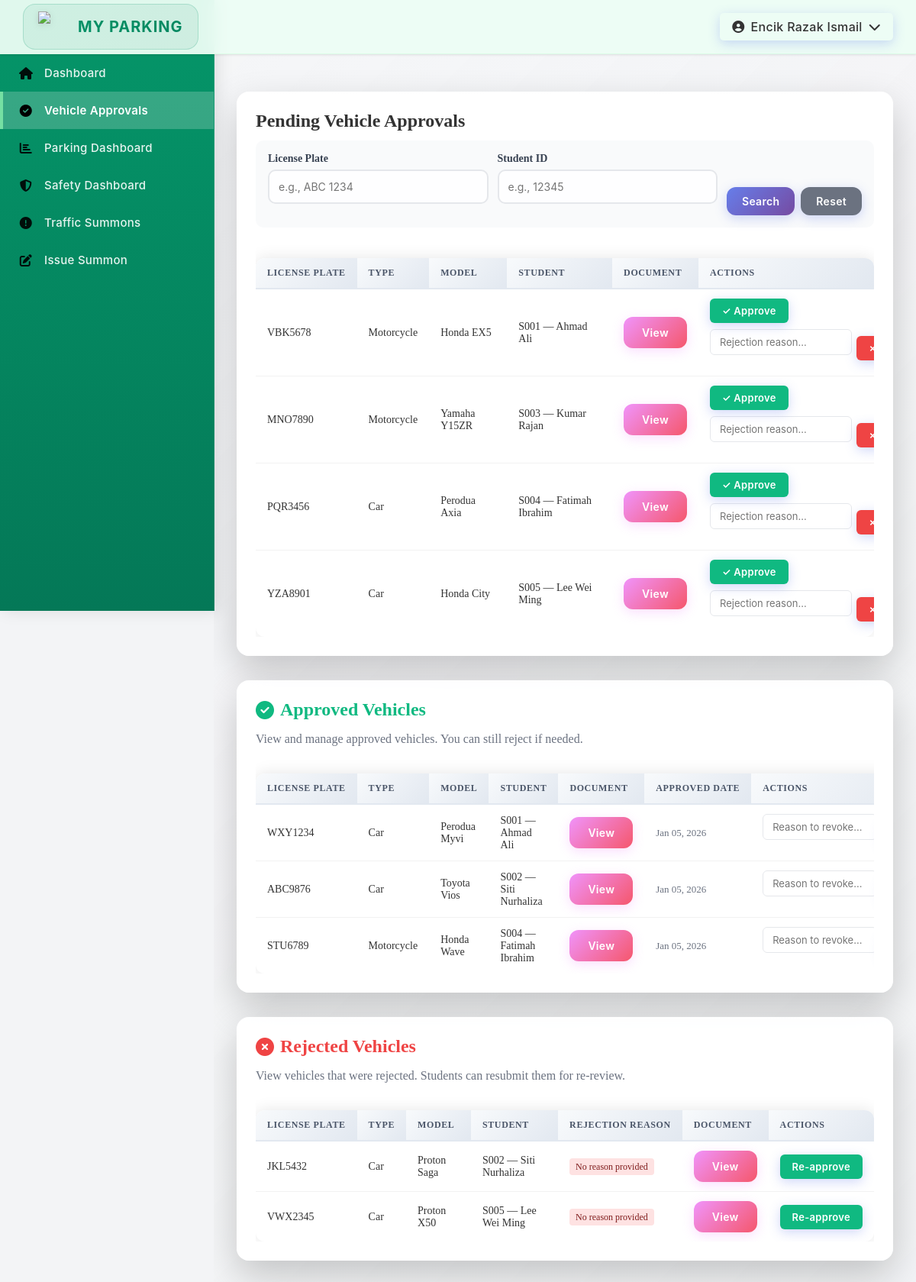
The app's page /module01/safety/vehicle-approvals.php (signed in) with its own data.
### tables this page shows
CREATE TABLE Vehicle (
    vehicle_ID INT PRIMARY KEY AUTO_INCREMENT,
    user_ID VARCHAR(10) NOT NULL,
    vehicle_type VARCHAR(30) NOT NULL,
    vehicle_model VARCHAR(50) NULL,
    license_plate VARCHAR(15) NOT NULL,
    grant_document LONGBLOB NULL,
    grant_status VARCHAR(20) NOT NULL,
    created_at DATETIME NOT NULL DEFAULT CURRENT_TIMESTAMP,
    FOREIGN KEY (user_ID) REFERENCES User(user_ID) ON DELETE CASCADE ON UPDATE CASCADE
);

CREATE TABLE User (
    user_ID VARCHAR(10) PRIMARY KEY,
    username VARCHAR(20) NOT NULL,
    email VARCHAR(50) NOT NULL,
    phone_number VARCHAR(20) NULL,
    password VARCHAR(255) NOT NULL,
    user_type VARCHAR(20) NOT NULL,
    created_at DATETIME NOT NULL DEFAULT CURRENT_TIMESTAMP,
    updated_at DATETIME NOT NULL DEFAULT CURRENT_TIMESTAMP ON UPDATE CURRENT_TIMESTAMP
);

### database/db_config.php (called while the page is built, shortened)
<?php
function getDB() {
    try {
        $dsn = "mysql:host=" . DB_HOST . ";dbname=" . DB_NAME . ";charset=utf8mb4";
        $pdo = new PDO($dsn, DB_USER, DB_PASS);
        $pdo->setAttribute(PDO::ATTR_ERRMODE, PDO::ERRMODE_EXCEPTION);
        $pdo->setAttribute(PDO::ATTR_DEFAULT_FETCH_MODE, PDO::FETCH_ASSOC);
        return $pdo;
    } catch(PDOException $e) {
        die("Connection failed: " . $e->getMessage());
    }
}
function getPendingVehicles(array $filters = []) {
    $db = getDB();
    $sql = "SELECT v.*, u.username, u.user_ID AS owner_id, u.email
            FROM Vehicle v
            JOIN User u ON v.user_ID = u.user_ID
            WHERE v.grant_status = 'Pending'";
    $params = [];
    $sql .= " ORDER BY v.created_at DESC";
    $stmt = $db->prepare($sql);
    $stmt->execute($params);
    return $stmt->fetchAll();
}
?>

### module01/auth.php (called while the page is built, shortened)
<?php
function appUrl($path) {
    return APP_BASE_PATH . '/module01' . $path;
}
?>

### module01/safety/vehicle-approvals.php (the view, shortened to what this page needs)
<?php
require_once __DIR__ . '/../auth.php';
require_once __DIR__ . '/../../layout.php';
require_once __DIR__ . '/../../database/db_config.php';
$licenseFilter = trim($_GET['license_plate'] ?? '');
$userFilter = trim($_GET['user_ID'] ?? '');
$pendingVehicles = getPendingVehicles([
    'license_plate' => $licenseFilter ?: null,
    'user_ID' => $userFilter ?: null,
]);
$db = getDB();
$approvedQuery = $db->prepare("
    SELECT v.*, u.username, u.user_ID as owner_id
    FROM Vehicle v
    JOIN User u ON v.user_ID = u.user_ID
    WHERE v.grant_status = 'Approved'
    ORDER BY v.created_at DESC
");
$approvedQuery->execute();
$approvedVehicles = $approvedQuery->fetchAll();
$rejectedQuery = $db->prepare("
    SELECT v.*, u.username, u.user_ID as owner_id
    FROM Vehicle v
    JOIN User u ON v.user_ID = u.user_ID
    WHERE v.grant_status = 'Rejected'
    ORDER BY v.created_at DESC
");
$rejectedQuery->execute();
$rejectedVehicles = $rejectedQuery->fetchAll();
?>
<div class="card">
    <h2>Pending Vehicle Approvals</h2>
    <div style="background: #f9fafb; padding: 16px; border-radius: 10px; margin-bottom: 20px;">
        <form method="GET" action="<?php echo htmlspecialchars($_SERVER['PHP_SELF']); ?>" style="display: grid; grid-template-columns: 1fr 1fr auto; gap: 12px; align-items: flex-end;">
            <div>
                <label style="display: block; font-weight: 600; margin-bottom: 6px; font-size: 14px;">License Plate</label>
                <input type="text" name="license_plate" value="<?php echo htmlspecialchars($licenseFilter); ?>" placeholder="e.g., ABC 1234" style="width: 100%;">
            </div>
            <div>
                <label style="display: block; font-weight: 600; margin-bottom: 6px; font-size: 14px;">Student ID</label>
                <input type="text" name="user_ID" value="<?php echo htmlspecialchars($userFilter); ?>" placeholder="e.g., 12345" style="width: 100%;">
            </div>
            <div style="display: flex; gap: 8px;">
                <button type="submit" class="btn" style="padding: 10px 20px;">Search</button>
                <a href="<?php echo htmlspecialchars($_SERVER['PHP_SELF']); ?>" class="btn" style="padding: 10px 20px; background: #6b7280; text-decoration: none; display: flex; align-items: center;">Reset</a>
            </div>
        </form>
    </div>
    <div style="overflow-x:auto;">
        <table>
            <thead>
                <tr>
                    <th>License Plate</th>
                    <th>Type</th>
                    <th>Model</th>
                    <th>Student</th>
                    <th>Document</th>
                    <th>Actions</th>
                </tr>
            </thead>
            <tbody>
                <?php foreach ($pendingVehicles as $vehicle): ?>
                    <tr>
                        <td><?php echo htmlspecialchars($vehicle['license_plate']); ?></td>
                        <td><?php echo htmlspecialchars($vehicle['vehicle_type']); ?></td>
                        <td><?php echo htmlspecialchars($vehicle['vehicle_model']); ?></td>
                        <td><?php echo htmlspecialchars($vehicle['owner_id'] . ' — ' . $vehicle['username']); ?></td>
                        <td>
                            <?php if ($vehicle['grant_document']): ?>
                                <a class="btn secondary" href="<?php echo appUrl('/safety/view_grant.php?vehicle_id=' . $vehicle['vehicle_ID']); ?>" target="_blank">View</a>
                            <?php else: ?>
                                <span class="badge pending">Missing</span>
                            <?php endif; ?>
                        </td>
                        <td>
                            <div style="display: flex; gap: 8px; flex-wrap: wrap; align-items: center;">
                                <form method="POST" action="<?php echo htmlspecialchars($_SERVER['PHP_SELF']); ?>" style="flex-shrink: 0; margin: 0;">
                                    <button type="submit" style="padding: 8px 16px; background: #10b981; color: white; border: none; border-radius: 6px; cursor: pointer; font-weight: 600; transition: all 0.2s; white-space: nowrap; font-size: 13px;">✓ Approve</button>
                                </form>
                                <form method="POST" action="<?php echo htmlspecialchars($_SERVER['PHP_SELF']); ?>" style="display: flex; gap: 6px; align-items: center; flex: 1; min-width: 280px; margin: 0;">
                                    <input type="text" name="rejection_reason" placeholder="Rejection reason..." required style="flex: 1; padding: 8px 12px; border: 1px solid #e5e7eb; border-radius: 6px; font-size: 13px; background: white;">
                                    <button type="submit" style="padding: 8px 16px; background: #ef4444; color: white; border: none; border-radius: 6px; cursor: pointer; font-weight: 600; transition: all 0.2s; white-space: nowrap; font-size: 13px;">✗ Reject</button>
                                </form>
                            </div>
                        </td>
                    </tr>
                <?php endforeach; ?>
            </tbody>
        </table>
    </div>
</div>
<div class="card" style="margin-top: 32px;">
    <h2 style="color: #10b981; display: flex; align-items: center; gap: 8px;">
        <i class="fas fa-check-circle"></i> Approved Vehicles
    </h2>
    <p style="color: #6b7280; margin-bottom: 16px;">View and manage approved vehicles. You can still reject if needed.</p>
    <?php if (empty($approvedVehicles)): ?>
        <div style="text-align: center; padding: 40px; color: #6b7280;">
            <i class="fas fa-inbox" style="font-size: 32px; margin-bottom: 12px; opacity: 0.5;"></i>
            <p>No approved vehicles yet.</p>
        </div>
    <?php else: ?>
        <div style="overflow-x:auto;">
            <table>
                <thead>
                    <tr>
                        <th>License Plate</th>
                        <th>Type</th>
                        <th>Model</th>
                        <th>Student</th>
                        <th>Document</th>
                        <th>Approved Date</th>
                        <th>Actions</th>
                    </tr>
                </thead>
                <tbody>
                    <?php foreach ($approvedVehicles as $vehicle): ?>
                        <tr>
                            <td><?php echo htmlspecialchars($vehicle['license_plate']); ?></td>
                            <td><?php echo htmlspecialchars($vehicle['vehicle_type']); ?></td>
                            <td><?php echo htmlspecialchars($vehicle['vehicle_model']); ?></td>
                            <td><?php echo htmlspecialchars($vehicle['owner_id'] . ' — ' . $vehicle['username']); ?></td>
                            <td>
                                <?php if ($vehicle['grant_document']): ?>
                                    <a class="btn secondary" href="<?php echo appUrl('/safety/view_grant.php?vehicle_id=' . $vehicle['vehicle_ID']); ?>" target="_blank">View</a>
                                <?php else: ?>
                                    <span class="badge pending">Missing</span>
                                <?php endif; ?>
                            </td>
                            <td>
                                <span style="color: #6b7280; font-size: 13px;">
                                    <?php echo date('M d, Y', strtotime($vehicle['created_at'])); ?>
                                </span>
                            </td>
                            <td>
                                <form method="POST" action="<?php echo htmlspecialchars($_SERVER['PHP_SELF']); ?>" style="display: flex; gap: 6px; align-items: center; margin: 0;">
                                    <input type="text" name="rejection_reason" placeholder="Reason to revoke..." required style="padding: 8px 12px; border: 1px solid #e5e7eb; border-radius: 6px; font-size: 13px; background: white; flex: 1; min-width: 150px;">
                                </form>
                            </td>
                        </tr>
                    <?php endforeach; ?>
                </tbody>
            </table>
        </div>
    <?php endif; ?>
</div>
<div class="card" style="margin-top: 32px;">
    <h2 style="color: #ef4444; display: flex; align-items: center; gap: 8px;">
        <i class="fas fa-times-circle"></i> Rejected Vehicles
    </h2>
    <p style="color: #6b7280; margin-bottom: 16px;">View vehicles that were rejected. Students can resubmit them for re-review.</p>
    <?php if (empty($rejectedVehicles)): ?>
        <div style="text-align: center; padding: 40px; color: #6b7280;">
            <i class="fas fa-inbox" style="font-size: 32px; margin-bottom: 12px; opacity: 0.5;"></i>
            <p>No rejected vehicles.</p>
        </div>
    <?php else: ?>
        <div style="overflow-x:auto;">
            <table>
                <thead>
                    <tr>
                        <th>License Plate</th>
                        <th>Type</th>
                        <th>Model</th>
                        <th>Student</th>
                        <th>Rejection Reason</th>
                        <th>Document</th>
                        <th>Actions</th>
                    </tr>
                </thead>
                <tbody>
                    <?php foreach ($rejectedVehicles as $vehicle): ?>
                        <tr>
                            <td><?php echo htmlspecialchars($vehicle['license_plate']); ?></td>
                            <td><?php echo htmlspecialchars($vehicle['vehicle_type']); ?></td>
                            <td><?php echo htmlspecialchars($vehicle['vehicle_model']); ?></td>
                            <td><?php echo htmlspecialchars($vehicle['owner_id'] . ' — ' . $vehicle['username']); ?></td>
                            <td>
                                <span style="color: #7f1d1d; background: #fee2e2; padding: 4px 8px; border-radius: 4px; font-size: 12px;">
                                    <?php echo htmlspecialchars($vehicle['rejection_reason'] ?? 'No reason provided'); ?>
                                </span>
                            </td>
                            <td>
                                <?php if ($vehicle['grant_document']): ?>
                                    <a class="btn secondary" href="<?php echo appUrl('/safety/view_grant.php?vehicle_id=' . $vehicle['vehicle_ID']); ?>" target="_blank">View</a>
                                <?php else: ?>
                                    <span class="badge pending">Missing</span>
                                <?php endif; ?>
                            </td>
                            <td>
                                <form method="POST" action="<?php echo htmlspecialchars($_SERVER['PHP_SELF']); ?>" style="margin: 0;">
                                    <button type="submit" style="padding: 8px 16px; background: #10b981; color: white; border: none; border-radius: 6px; cursor: pointer; font-weight: 600; transition: all 0.2s; white-space: nowrap; font-size: 13px;">Re-approve</button>
                                </form>
                            </td>
                        </tr>
                    <?php endforeach; ?>
                </tbody>
            </table>
        </div>
    <?php endif; ?>
</div>

### layout.php (style rules this page uses)
body { color: #333; margin: 0; padding: 0; display: flex; min-height: 100vh; background-color: #f3f4f6; }
.card { background: rgba(255, 255, 255, 0.95); backdrop-filter: blur(20px); border-radius: 20px; box-shadow: 0 20px 50px rgba(0, 0, 0, 0.2), 0 0 0 1px rgba(255, 255, 255, 0.1); padding: 30px; margin-top: 20px; border: 1px solid rgba(255, 255, 255, 0.3); transition: all 0.3s cubic-bezier(0.4, 0, 0.2, 1); overflow: hidden; position: relative; min-width: 0; box-sizing: border-box; }
.card h2, .card h3 { font-size: clamp(16px, 2vw, 24px); margin: 0 0 12px 0; word-wrap: break-word; }
.card p { font-size: clamp(12px, 1.5vw, 16px); word-wrap: break-word; }
.card::before { content: ''; position: absolute; top: 0; left: 0; right: 0; height: 1px; background: linear-gradient(90deg, transparent, rgba(255, 255, 255, 0.4), transparent); }
@media (max-width: 1400px) { .card { padding: 24px; border-radius: 16px; } }
button, .btn { background: linear-gradient(135deg, #667eea 0%, #764ba2 100%); color: #fff; border: none; padding: 12px 24px; border-radius: 12px; cursor: pointer; font-weight: 600; font-family: 'Inter', 'Segoe UI', -apple-system, BlinkMacSystemFont, sans-serif; font-size: clamp(12px, 1.2vw, 14px); letter-spacing: 0.3px; text-decoration: none; display: inline-flex; align-items: center; gap: 8px; transition: all 0.3s cubic-bezier(0.4, 0, 0.2, 1); box-shadow: 0 4px 15px rgba(102, 126, 234, 0.3); position: relative; overflow: hidden; white-space: nowrap; }
button::before, .btn::before { content: ''; position: absolute; top: 0; left: -100%; width: 100%; height: 100%; background: linear-gradient(90deg, transparent, rgba(255, 255, 255, 0.2), transparent); transition: left 0.5s; }
button.secondary, .btn.secondary { background: linear-gradient(135deg, #f093fb 0%, #f5576c 100%); box-shadow: 0 4px 15px rgba(240, 147, 251, 0.3); }
input[type="text"], input[type="email"], input[type="tel"], input[type="password"], select, textarea { width: 100%; padding: 12px; border: 2px solid #e5e7eb; border-radius: 10px; font-size: 14px; font-family: 'Inter', 'Segoe UI', sans-serif; transition: all 0.3s ease; box-sizing: border-box; margin-bottom: 15px; }
label { display: block; margin-bottom: 8px; font-weight: 600; color: #374151; font-size: 14px; }
table { width: 100%; border-collapse: collapse; margin-top: 20px; border-radius: 12px; overflow: hidden; box-shadow: 0 0 20px rgba(0, 0, 0, 0.1); display: table; }
th, td { text-align: left; padding: 15px 20px; border-bottom: 1px solid rgba(0, 0, 0, 0.05); font-size: clamp(11px, 1.2vw, 14px); transition: background 0.3s ease; word-wrap: break-word; max-width: 200px; overflow: hidden; text-overflow: ellipsis; }
th { background: linear-gradient(135deg, #f8fafc 0%, #e2e8f0 100%); text-transform: uppercase; letter-spacing: 0.05em; font-size: clamp(10px, 1vw, 12px); font-weight: 700; color: #4a5568; border-bottom: 2px solid #e2e8f0; white-space: nowrap; }
tbody tr:last-child td { border-bottom: none; }
@media (max-width: 1400px) { th, td { padding: 12px 15px; } }
label { font-weight: 600; font-size: 14px; display: block; margin-bottom: 8px; color: #374151; }
input, select, textarea { width: 100%; padding: 12px 16px; border-radius: 12px; border: 2px solid #e5e7eb; margin-bottom: 15px; font-size: 14px; transition: all 0.3s ease; background: rgba(255, 255, 255, 0.9); }

### records on screen
vehicle: license_plate "VBK5678", vehicle_type "Motorcycle", vehicle_model "Honda EX5", user_ID.username "S001 — Ahmad Ali"
vehicle: license_plate "MNO7890", vehicle_type "Motorcycle", vehicle_model "Yamaha Y15ZR", user_ID.username "S003 — Kumar Rajan"
vehicle: license_plate "PQR3456", vehicle_type "Car", vehicle_model "Perodua Axia", user_ID.username "S004 — Fatimah Ibrahim"
vehicle: license_plate "YZA8901", vehicle_type "Car", vehicle_model "Honda City", user_ID.username "S005 — Lee Wei Ming"
vehicle: license_plate "WXY1234", vehicle_type "Car", vehicle_model "Perodua Myvi", user_ID.username "S001 — Ahmad Ali", created_at "Jan 05, 2026"
vehicle: license_plate "ABC9876", vehicle_type "Car", vehicle_model "Toyota Vios", user_ID.username "S002 — Siti Nurhaliza", created_at "Jan 05, 2026"
vehicle: license_plate "STU6789", vehicle_type "Motorcycle", vehicle_model "Honda Wave", user_ID.username "S004 — Fatimah Ibrahim", created_at "Jan 05, 2026"
vehicle: license_plate "JKL5432", vehicle_type "Car", vehicle_model "Proton Saga", user_ID.username "S002 — Siti Nurhaliza", rejection_reason "No reason provided"
vehicle: license_plate "VWX2345", vehicle_type "Car", vehicle_model "Proton X50", user_ID.username "S005 — Lee Wei Ming", rejection_reason "No reason provided"

### other values on screen
$user['username'] "Encik Razak Ismail"
